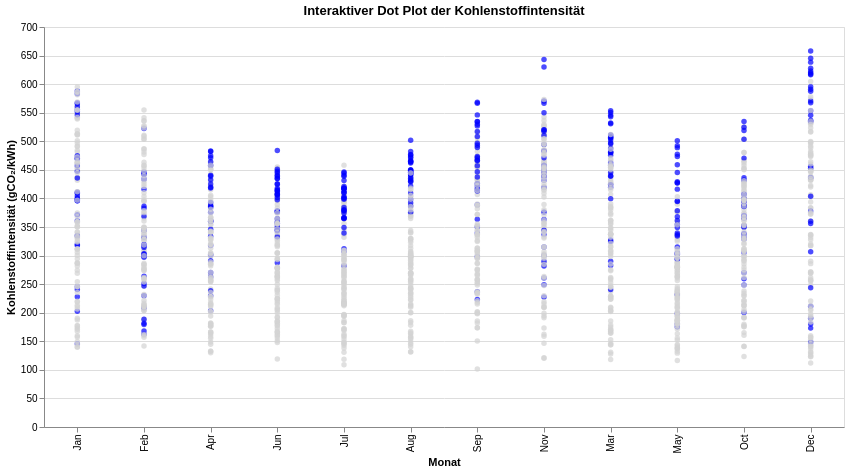

Notebook code cell kept with this figure:
### Code cell
import pandas as pd
import altair as alt

# Dateien einlesen
files = ["DE_2021_daily.csv", "DE_2022_daily.csv", "DE_2023_daily.csv", "DE_2024_daily.csv"]
df_list = [pd.read_csv(file) for file in files]

# Alle Jahre zusammenfügen
df = pd.concat(df_list, ignore_index=True)

# Datumsspalte umwandeln
df["Datetime (UTC)"] = pd.to_datetime(df["Datetime (UTC)"])
df["Year"] = df["Datetime (UTC)"].dt.year.astype(str)
df["Month"] = df["Datetime (UTC)"].dt.strftime("%b")  # Kürzel für Monate (Jan, Feb, Mär, ...)

# Sortierung der Monate für die X-Achse
month_order = ["Jan", "Feb", "Mär", "Apr", "Mai", "Jun", "Jul", "Aug", "Sep", "Okt", "Nov", "Dez"]

# Interaktive Auswahl für das Jahr
selector = alt.param(  
    name="year_selector",
    bind=alt.binding_radio(options=["2021", "2022", "2023", "2024"], name="Jahr: "),
    value="2022"
)

# Dot Plot erstellen (mit begrenzter x-Achse)
chart = alt.Chart(df).mark_circle().encode(
    x=alt.X("Month:N", title="Monat", sort=month_order),  # Monate als Kategorien
    y=alt.Y("Carbon Intensity gCO₂eq/kWh (direct):Q", title="Kohlenstoffintensität (gCO₂/kWh)"),
    color=alt.condition(f"year_selector == datum.Year", alt.value("blue"), alt.value("lightgray")),
    tooltip=["Datetime (UTC)", "Carbon Intensity gCO₂eq/kWh (direct)", "Year"]
).properties(
    title="Interaktiver Dot Plot der Kohlenstoffintensität",
    width=800,
    height=400
).add_params(selector)

chart

### Figure 1 — Vega-Lite specification as saved in the notebook (floating-point values rounded to 4 significant figures; data arrays with more than 128 entries replaced by an {"elided": "..."} marker saying what was removed)
{"config": {"view": {"continuousWidth": 300, "continuousHeight": 300}}, "data": {"name": "data-066cbeb0dd652cd0401af5a079859bb2"}, "mark": {"type": "circle"}, "encoding": {"color": {"condition": {"test": "year_selector == datum.Year", "value": "blue"}, "value": "lightgray"}, "tooltip": [{"field": "Datetime (UTC)", "type": "temporal"}, {"field": "Carbon Intensity gCO₂eq/kWh (direct)", "type": "quantitative"}, {"field": "Year", "type": "nominal"}], "x": {"field": "Month", "sort": ["Jan", "Feb", "Mär", "Apr", "Mai", "Jun", "Jul", "Aug", "Sep", "Okt", "Nov", "Dez"], "title": "Monat", "type": "nominal"}, "y": {"field": "Carbon Intensity gCO₂eq/kWh (direct)", "title": "Kohlenstoffintensität (gCO₂/kWh)", "type": "quantitative"}}, "height": 400, "params": [{"name": "year_selector", "bind": {"input": "radio", "options": ["2021", "2022", "2023", "2024"], "name": "Jahr: "}, "value": "2022"}], "title": "Interaktiver Dot Plot der Kohlenstoffintensität", "width": 800, "$schema": "https://vega.github.io/schema/vega-lite/v5.20.1.json", "datasets": {"data-066cbeb0dd652cd0401af5a079859bb2": {"elided": "1461 records"}}}
